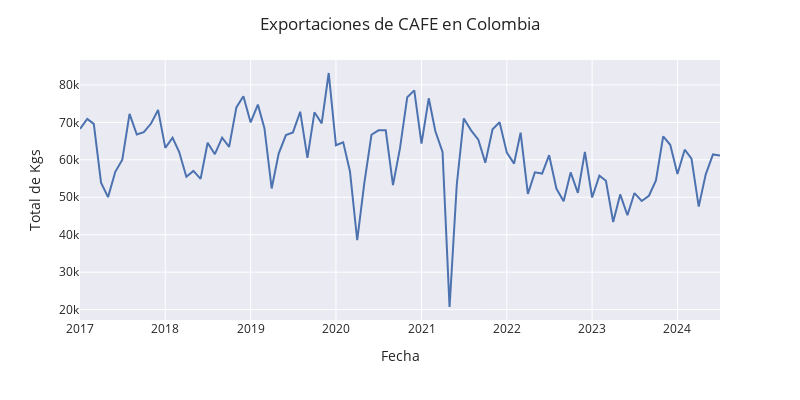

Notebook code cell kept with this figure:
### Code cell
fig = px.line(s1_2016, x="fecha", y="total_kg")
fig.update_layout(xaxis_title="Fecha", yaxis_title="Total de Kgs", title="Exportaciones de CAFE en Colombia", width=800, height=400)
fig.show()
